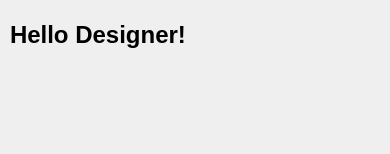
<?xml version="1.0" encoding="UTF-8"?>
<ui version="4.0">
 <class>Form</class>
 <widget class="QWidget" name="Form">
  <property name="enabled">
   <bool>true</bool>
  </property>
  <property name="geometry">
   <rect>
    <x>0</x>
    <y>0</y>
    <width>390</width>
    <height>154</height>
   </rect>
  </property>
  <property name="windowTitle">
   <string>2.3_Hello_Designer</string>
  </property>
  <widget class="QLabel" name="label">
   <property name="geometry">
    <rect>
     <x>10</x>
     <y>10</y>
     <width>201</width>
     <height>51</height>
    </rect>
   </property>
   <property name="text">
    <string>&lt;h1&gt;Hello Designer!&lt;/h1&gt;</string>
   </property>
  </widget>
 </widget>
 <resources/>
 <connections/>
</ui>
